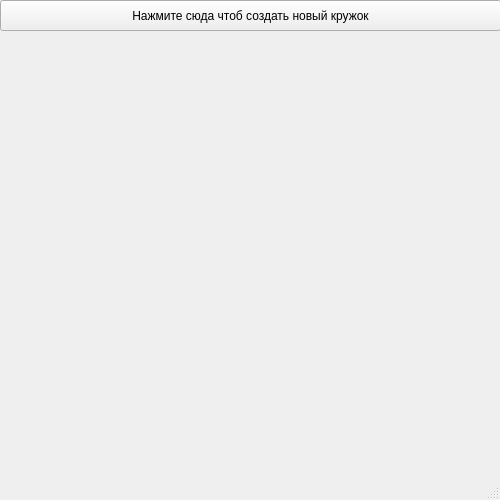
<?xml version="1.0" encoding="UTF-8"?>
<ui version="4.0">
 <class>MainWindow</class>
 <widget class="QMainWindow" name="MainWindow">
  <property name="geometry">
   <rect>
    <x>0</x>
    <y>0</y>
    <width>500</width>
    <height>500</height>
   </rect>
  </property>
  <property name="minimumSize">
   <size>
    <width>500</width>
    <height>500</height>
   </size>
  </property>
  <property name="maximumSize">
   <size>
    <width>500</width>
    <height>500</height>
   </size>
  </property>
  <property name="windowTitle">
   <string>MainWindow</string>
  </property>
  <widget class="QWidget" name="centralwidget">
   <widget class="QPushButton" name="pushButton">
    <property name="geometry">
     <rect>
      <x>300</x>
      <y>540</y>
      <width>181</width>
      <height>41</height>
     </rect>
    </property>
    <property name="text">
     <string>PushButton</string>
    </property>
   </widget>
   <widget class="QPushButton" name="pushButton_2">
    <property name="geometry">
     <rect>
      <x>0</x>
      <y>0</y>
      <width>501</width>
      <height>31</height>
     </rect>
    </property>
    <property name="text">
     <string>Нажмите сюда чтоб создать новый кружок</string>
    </property>
   </widget>
  </widget>
  <widget class="QStatusBar" name="statusbar"/>
 </widget>
 <resources/>
 <connections/>
</ui>
